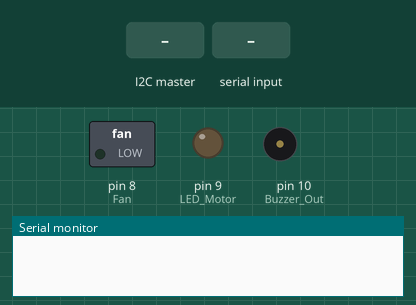
Simulated run of this sketch. Board: Arduino Uno, built with avr-gcc and run on an emulated ATmega328P. On the bench: switched loads named in the sketch (green lamp = pin HIGH), output pins drawn as LEDs (lit = HIGH), buzzer (waves = sounding, pin HIGH), the last lines printed to the serial monitor. The test bench sets the inputs (shaded band).

Above: at 1.2 s.
1.3 s: the I2C master sends "Y"
At 1.8 s:
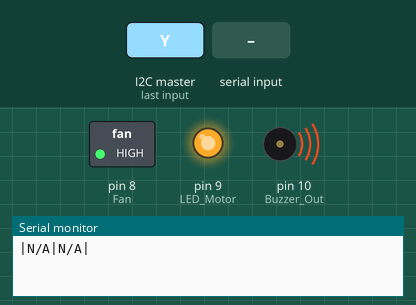
2.8 s: the I2C master sends "N"
At 4.0 s:
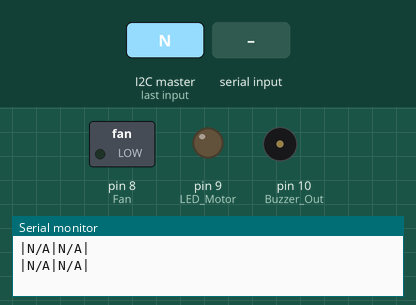
4.3 s: "30,150\n" received over Serial
At 5.4 s:
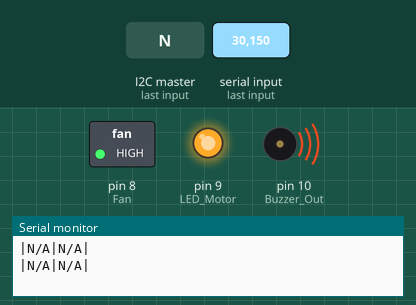
Timing chart, 0 to 7.3 s (numbered marks = the images above; inputs shaded):
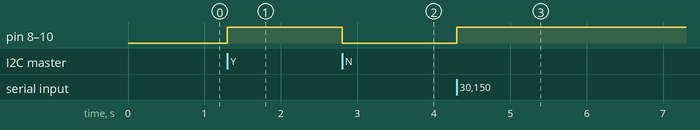

Measured:
- after the input at 1.3 s, pin 8 (Fan), pin 9 (LED_Motor), pin 10 (Buzzer_Out): LOW → HIGH at once
- after the input at 2.8 s, pin 8 (Fan), pin 9 (LED_Motor), pin 10 (Buzzer_Out): HIGH → LOW at once
- after the input at 4.3 s, pin 8 (Fan), pin 9 (LED_Motor), pin 10 (Buzzer_Out): LOW → HIGH at once

The sketch:

Week-2-SlaveMode-2.ino
```cpp
#include <Wire.h>

const int Fan = 8;
const int LED_Motor = 9;
const int Buzzer_Out = 10;

void setup() {
  // put your setup code here, to run once:
  Serial.begin(9600);
  Wire.begin(8);
  Wire.onReceive(receiveEvent);

  pinMode(Fan,OUTPUT);
  pinMode(LED_Motor,OUTPUT);
  pinMode(Buzzer_Out,OUTPUT);
}

String receive_str, data_str, sig;
int receive = 0;

void System_FanState(String sig){
  if(sig == "Y"){
    digitalWrite(Fan,HIGH);
    digitalWrite(LED_Motor,HIGH);
    digitalWrite(Buzzer_Out,HIGH);
  }
  else if(sig == "N"){
    digitalWrite(Fan,LOW);
    digitalWrite(LED_Motor,LOW);
    digitalWrite(Buzzer_Out,LOW);
  }
}

void receiveEvent(){
  receive_str = "";
  while(Wire.available()){
    char c = Wire.read();
    if(c == ','){
      break;
    }
    else receive_str += c;
  }
  sig = receive_str.substring(0,1);
  data_str = receive_str.substring(1,receive_str.length());
  Serial.print(data_str);
  Serial.println("|N/A|N/A|");
}

void loop() {
  // put your main code here, to run repeatedly:
  if(Serial.available() > 0){
    receive = Serial.read();
    receive = receive - 48;
  }
  if(sig == "Y" && receive == 0){
    sig = "Y";
    System_FanState(sig);
  }
  if(sig == "N" && receive == 0){
    sig = "N";
    System_FanState(sig);
  }
  if(sig == "Y" && receive == 3){
    sig = "N";
    receive = 0;
    System_FanState(sig);
  }
  if(sig == "N" && receive == 3){
    sig = "Y";
    receive = 0;
    System_FanState(sig);
  }
}
```
